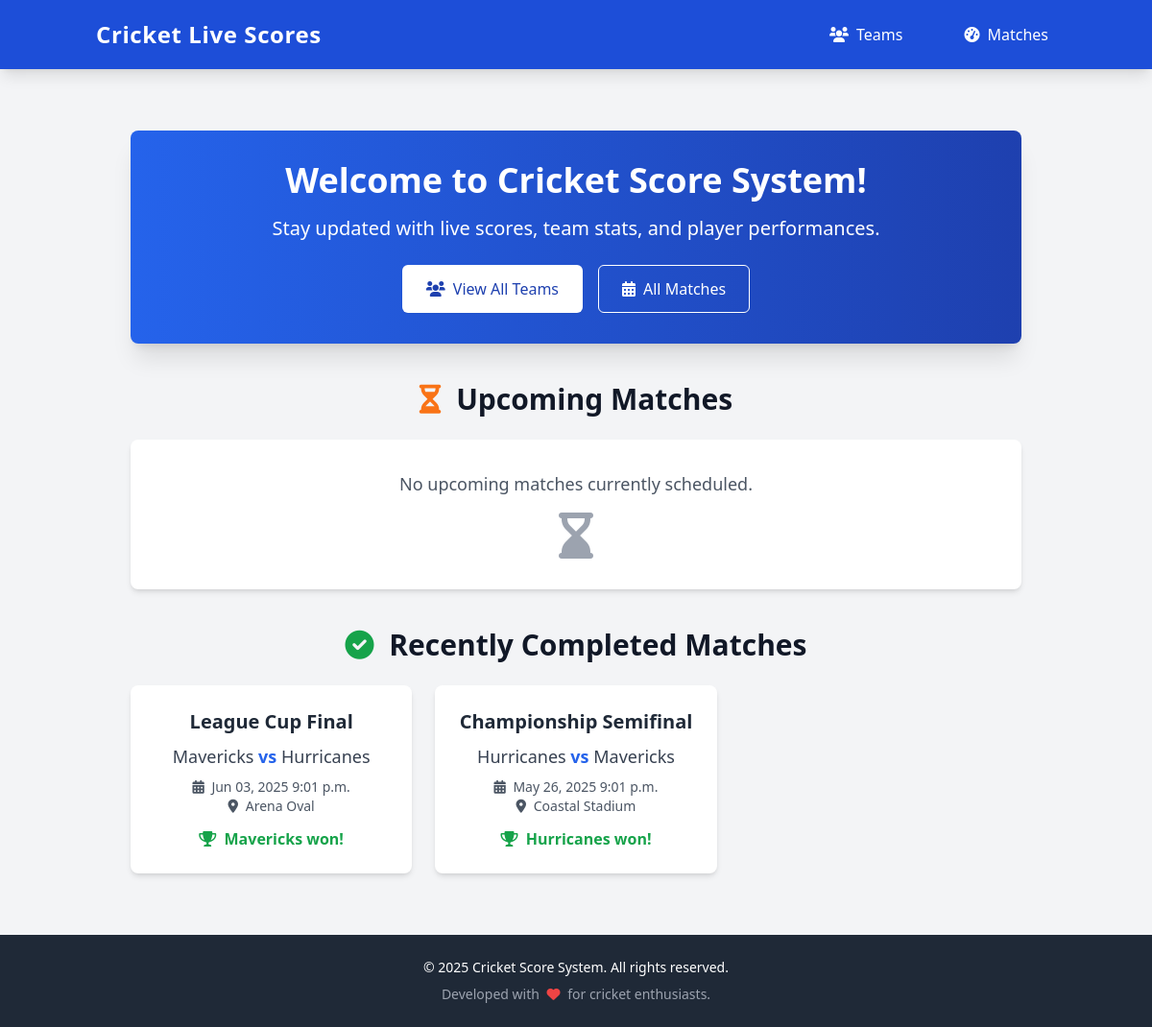
The page / on the database its author committed.
### cricket/models.py (models this page shows, shortened)
class Match(models.Model):
    name = models.CharField(max_length=255, default="Unnamed Match") # Useful for display, e.g., "India vs Australia - Final"
    team1 = models.ForeignKey(Team, on_delete=models.CASCADE, related_name='team1_matches')
    team2 = models.ForeignKey(Team, on_delete=models.CASCADE, related_name='team2_matches')
    date = models.DateTimeField() # Stores date and time of the match
    venue = models.CharField(max_length=200) # Increased max_length for venue
    status = models.CharField(
        max_length=20,
        choices=[
            ('Upcoming', 'Upcoming'),
            ('Live', 'Live'),
            ('Completed', 'Completed')
        ],
        default='Upcoming' # Sensible default status
    )
    winner = models.ForeignKey(Team, on_delete=models.SET_NULL, null=True, blank=True, related_name='won_matches')

class Team(models.Model):
    name = models.CharField(max_length=100, unique=True) # Ensure team names are unique
    country = models.CharField(max_length=100, blank=True, null=True) # Added country back for context
    logo = models.ImageField(upload_to='team_logos/', blank=True, null=True)
    created_at = models.DateTimeField(auto_now_add=True) # Records when the team was added

### cricket/views.py (the view)
# urls.py: path('', views.home, name='home'),
def home(request):
    upcoming_matches = Match.objects.filter(
        date__gte=timezone.now().date(),
        status__in=['Upcoming', 'Live']
    ).order_by('date')[:5]
    completed_matches = Match.objects.filter(
        date__lt=timezone.now().date(),
        status='Completed'
    ).order_by('-date')[:5]
    context = {
        'upcoming_matches': upcoming_matches,
        'completed_matches': completed_matches,
    }
    return render(request, 'cricket/home.html', context)

### cricket/templates/cricket/home.html (shortened to what this page needs)
{% extends 'cricket/base.html' %}
{% load static %}
{% block content %}
<section class="py-8">
    <div class="container max-w-5xl mx-auto px-4 sm:px-6 lg:px-8">
        <div class="bg-gradient-to-r from-blue-600 to-blue-800 text-white p-8 rounded-lg shadow-xl text-center mb-10">
            <h1 class="text-4xl font-extrabold mb-4">Welcome to Cricket Score System!</h1>
            <p class="text-xl">Stay updated with live scores, team stats, and player performances.</p>
            <div class="mt-6 flex justify-center space-x-4">
                <a href="{% url 'team_list' %}" class="inline-flex items-center px-6 py-3 border border-transparent text-base font-medium rounded-md shadow-sm text-blue-800 bg-white hover:bg-blue-100 focus:outline-none focus:ring-2 focus:ring-offset-2 focus:ring-white">
                    <i class="fas fa-users mr-2"></i> View All Teams
                </a>
                <a href="{% url 'all_matches' %}" class="inline-flex items-center px-6 py-3 border border-white text-base font-medium rounded-md shadow-sm text-white hover:bg-white hover:text-blue-800 focus:outline-none focus:ring-2 focus:ring-offset-2 focus:ring-white">
                    <i class="fas fa-calendar-alt mr-2"></i> All Matches
                </a>
            </div>
        </div>
        <div class="mb-10">
            <h2 class="text-3xl font-bold text-gray-900 mb-6 text-center">
                <i class="fas fa-hourglass-half mr-2 text-orange-500"></i> Upcoming Matches
            </h2>
            <div class="grid grid-cols-1 md:grid-cols-2 lg:grid-cols-3 gap-6">
                {% if upcoming_matches %}
                    {% for match in upcoming_matches %}
                    <div class="bg-white rounded-lg shadow-md p-6 flex flex-col items-center text-center transition-transform transform hover:scale-105 hover:shadow-xl">
                        <a href="{% url 'match_detail' match.id %}" class="block w-full">
                            <h3 class="text-xl font-semibold text-gray-800 mb-2">{{ match.name|default:'' }}</h3>
                            <p class="text-lg text-gray-700 mb-2">{{ match.team1.name }} <span class="font-bold text-blue-600">vs</span> {{ match.team2.name }}</p>
                            <p class="text-sm text-gray-600"><i class="fas fa-calendar-alt mr-1"></i> {{ match.date|date:"M d, Y P" }}</p>
                            <p class="text-sm text-gray-600"><i class="fas fa-map-marker-alt mr-1"></i> {{ match.venue }}</p>
                            <span class="mt-3 inline-block px-3 py-1 rounded-full text-xs font-semibold bg-blue-100 text-blue-800">{{ match.status }}</span>
                        </a>
                    </div>
                    {% endfor %}
                {% else %}
                    <div class="col-span-full text-center py-8 bg-white rounded-lg shadow-md">
                        <p class="text-gray-600 text-lg">No upcoming matches currently scheduled.</p>
                        <i class="fas fa-hourglass-end text-gray-400 mt-4 text-5xl"></i>
                    </div>
                {% endif %}
            </div>
        </div>
        <div>
            <h2 class="text-3xl font-bold text-gray-900 mb-6 text-center">
                <i class="fas fa-check-circle mr-2 text-green-600"></i> Recently Completed Matches
            </h2>
            <div class="grid grid-cols-1 md:grid-cols-2 lg:grid-cols-3 gap-6">
                {% if completed_matches %}
                    {% for match in completed_matches %}
                    <div class="bg-white rounded-lg shadow-md p-6 flex flex-col items-center text-center transition-transform transform hover:scale-105 hover:shadow-xl">
                        <a href="{% url 'match_detail' match.id %}" class="block w-full">
                            <h3 class="text-xl font-semibold text-gray-800 mb-2">{{ match.name|default:'' }}</h3>
                            <p class="text-lg text-gray-700 mb-2">{{ match.team1.name }} <span class="font-bold text-blue-600">vs</span> {{ match.team2.name }}</p>
                            <p class="text-sm text-gray-600"><i class="fas fa-calendar-alt mr-1"></i> {{ match.date|date:"M d, Y P" }}</p>
                            <p class="text-sm text-gray-600"><i class="fas fa-map-marker-alt mr-1"></i> {{ match.venue }}</p>
                            <p class="mt-3 text-base font-semibold {% if match.winner == match.team1 or match.winner == match.team2 %}text-green-600{% else %}text-gray-600{% endif %}">
                                {% if match.winner %}
                                    <i class="fas fa-trophy mr-1"></i> {{ match.winner.name }} won!
                                {% else %}
                                    Result: {{ match.result|default:'N/A' }}
                                {% endif %}
                            </p>
                        </a>
                    </div>
                    {% endfor %}
                {% else %}
                    <div class="col-span-full text-center py-8 bg-white rounded-lg shadow-md">
                        <p class="text-gray-600 text-lg">No recently completed matches found.</p>
                        <i class="fas fa-clipboard-check text-gray-400 mt-4 text-5xl"></i>
                    </div>
                {% endif %}
            </div>
        </div>
    </div>
</section>
{% endblock %}
{% block extra_css %}
<link rel="stylesheet" href="https://cdnjs.cloudflare.com/ajax/libs/font-awesome/6.0.0-beta3/css/all.min.css" xintegrity="sha512-Fo3rlrZj/k7ujTnHg4CGR2D7kSs0k4ApnW/rs0gX53C8Ie0T3Q2N5tKkY9hJ2u7w6/7k7Q4q+3wJ6b/4yF7zA==" />
{% endblock %}

### rows shown on the page
Match: name "League Cup Final", team1.name "Mavericks", team2.name "Hurricanes", date "Jun 03, 2025 9:01 p.m.", venue "Arena Oval", winner.name "Mavericks"
Match: name "Championship Semifinal", team1.name "Hurricanes", team2.name "Mavericks", date "May 26, 2025 9:01 p.m.", venue "Coastal Stadium", winner.name "Hurricanes"
